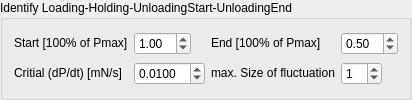
               <widget class="QGroupBox" name="groupBox_16">
                <property name="sizePolicy">
                 <sizepolicy hsizetype="Maximum" vsizetype="Maximum">
                  <horstretch>0</horstretch>
                  <verstretch>0</verstretch>
                 </sizepolicy>
                </property>
                <property name="title">
                 <string>Identify Loading-Holding-UnloadingStart-UnloadingEnd</string>
                </property>
                <layout class="QGridLayout" name="gridLayout_35">
                 <item row="0" column="5">
                  <widget class="QDoubleSpinBox" name="doubleSpinBox_End_Pmax_tabHE_FrameStiffness">
                   <property name="sizePolicy">
                    <sizepolicy hsizetype="Maximum" vsizetype="Maximum">
                     <horstretch>0</horstretch>
                     <verstretch>0</verstretch>
                    </sizepolicy>
                   </property>
                   <property name="value">
                    <double>0.500000000000000</double>
                   </property>
                  </widget>
                 </item>
                 <item row="0" column="0">
                  <widget class="QLabel" name="label_41">
                   <property name="sizePolicy">
                    <sizepolicy hsizetype="Maximum" vsizetype="Maximum">
                     <horstretch>0</horstretch>
                     <verstretch>0</verstretch>
                    </sizepolicy>
                   </property>
                   <property name="text">
                    <string>Start [100% of Pmax]</string>
                   </property>
                  </widget>
                 </item>
                 <item row="1" column="4">
                  <widget class="QLabel" name="label_42">
                   <property name="sizePolicy">
                    <sizepolicy hsizetype="Maximum" vsizetype="Maximum">
                     <horstretch>0</horstretch>
                     <verstretch>0</verstretch>
                    </sizepolicy>
                   </property>
                   <property name="text">
                    <string>max. Size of fluctuation</string>
                   </property>
                  </widget>
                 </item>
                 <item row="1" column="3">
                  <widget class="QDoubleSpinBox" name="doubleSpinBox_relForceRateNoise_tabHE_FrameStiffness">
                   <property name="sizePolicy">
                    <sizepolicy hsizetype="Maximum" vsizetype="Maximum">
                     <horstretch>0</horstretch>
                     <verstretch>0</verstretch>
                    </sizepolicy>
                   </property>
                   <property name="decimals">
                    <number>4</number>
                   </property>
                   <property name="value">
                    <double>0.010000000000000</double>
                   </property>
                  </widget>
                 </item>
                 <item row="1" column="0">
                  <widget class="QLabel" name="label_43">
                   <property name="sizePolicy">
                    <sizepolicy hsizetype="Maximum" vsizetype="Maximum">
                     <horstretch>0</horstretch>
                     <verstretch>0</verstretch>
                    </sizepolicy>
                   </property>
                   <property name="text">
                    <string>Critial (dP/dt) [mN/s]</string>
                   </property>
                  </widget>
                 </item>
                 <item row="1" column="5">
                  <widget class="QSpinBox" name="spinBox_max_size_fluctuation_tabHE_FrameStiffness">
                   <property name="sizePolicy">
                    <sizepolicy hsizetype="Maximum" vsizetype="Maximum">
                     <horstretch>0</horstretch>
                     <verstretch>0</verstretch>
                    </sizepolicy>
                   </property>
                   <property name="value">
                    <number>1</number>
                   </property>
                  </widget>
                 </item>
                 <item row="0" column="4">
                  <widget class="QLabel" name="label_44">
                   <property name="sizePolicy">
                    <sizepolicy hsizetype="Maximum" vsizetype="Maximum">
                     <horstretch>0</horstretch>
                     <verstretch>0</verstretch>
                    </sizepolicy>
                   </property>
                   <property name="text">
                    <string>End [100% of Pmax]</string>
                   </property>
                  </widget>
                 </item>
                 <item row="0" column="3">
                  <widget class="QDoubleSpinBox" name="doubleSpinBox_Start_Pmax_tabHE_FrameStiffness">
                   <property name="sizePolicy">
                    <sizepolicy hsizetype="Maximum" vsizetype="Maximum">
                     <horstretch>0</horstretch>
                     <verstretch>0</verstretch>
                    </sizepolicy>
                   </property>
                   <property name="value">
                    <double>1.000000000000000</double>
                   </property>
                  </widget>
                 </item>
                </layout>
               </widget>
